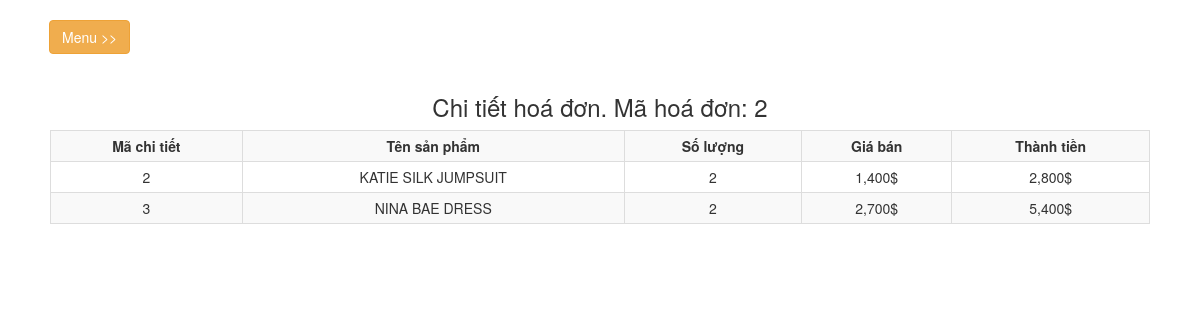
Page /admin/invoices_detail.php?id=2 (signed in) on the committed database.
### tables this page shows
CREATE TABLE `order_product` (
  `order_product_id` int(11) NOT NULL,
  `order_id` int(11) NOT NULL,
  `product_id` int(11) NOT NULL,
  `quantity` int(11) NOT NULL,
  `price` float NOT NULL,
  `total` float NOT NULL
);

CREATE TABLE `product` (
  `product_id` int(11) NOT NULL,
  `name` varchar(100) NOT NULL,
  `size` varchar(100) NOT NULL,
  `category_id` int(11) NOT NULL,
  `supplier_id` int(11) NOT NULL,
  `price` float NOT NULL,
  `color` varchar(100) NOT NULL,
  `status` varchar(100) NOT NULL,
  `quantity` int(11) NOT NULL,
  `image` varchar(255) DEFAULT NULL,
  `description` text,
  `date_added` date NOT NULL,
  `date_modified` date NOT NULL
);

### admin/invoices_detail.php (the view, shortened to what this page needs)
<?php session_start();
if(isset($_SESSION['login_user']) && $_SESSION['login_user']==1)
{
?>
<!DOCTYPE html>
<html lang="en">
<head>
    <link href="../css/bootstrap.min.css" rel="stylesheet">
    <link href="../css/simple-sidebar.css" rel="stylesheet">
</head>
<body>
	<div id="wrapper">
        <div id="page-content-wrapper">
            <div class="container-fluid">
                <div class="row">
                    <div class="col-lg-12">
                        <a href="#menu-toggle" class="btn btn-warning" id="menu-toggle" style="margin-bottom: 20px;  margin-left: 14px;">Menu >></a>
                    </div>
                    <div class="clearfix"></div>
                </div>
                <h3 align="center">Chi tiết hoá đơn. Mã hoá đơn: <?php echo $_GET['id'] ?></h3>
                <?php
                $id = $_GET['id'];
                require("../connect.php");
                $sql = "Select `order_product`.`order_product_id` as order_product_id, `order_product`.`quantity` as quantity, `order_product`.`price` as price, `total`, `product`.`name` as name from `order_product` join `product` on `order_product`.`product_id` = `product`.`product_id` where `order_id` =".$id;
                $ketquatruyvan = $conn->query($sql);
                ?>
                <div class="container-fluid">
                    <table class="table table-striped table-bordered table-hover table-condensed table-reponsive" style="text-align: center;">
                        <tr>
                            <th>Mã chi tiết</th>
                            <th>Tên sản phẩm</th>
                            <th>Số lượng</th>
                            <th>Giá bán</th>
                            <th>Thành tiền</th>
                        </tr>
                    <?php
                    if($ketquatruyvan->num_rows > 0){
                    while($cthoadon = $ketquatruyvan->fetch_assoc()){
                    ?>
                        <tr>
                            <td><?php echo $cthoadon['order_product_id']; ?></td>
                            <td><?php echo $cthoadon['name']; ?></td>
                            <td><?php echo $cthoadon['quantity']; ?></td>
                            <td><?php echo number_format($cthoadon['price'], 0, '', ',');?>$</td>
                            <td><?php echo number_format($cthoadon['total'], 0, '', ',');?>$</td>
                        </tr>
                    <?php
                    }}?>
                    </table>
                </div>
            </div>
        </div>
    </div>
</body>
</html>
<?php
}else{
    echo
    "<script>
    alert('Bạn cần đăng nhập để quản trị');
    window.location = 'index.php';
    </script>";
}
?>

### css/simple-sidebar.css (style rules this page uses)
body { overflow-x: hidden; }
#wrapper { padding-left: 0; -webkit-transition: all 0.5s ease; -moz-transition: all 0.5s ease; -o-transition: all 0.5s ease; transition: all 0.5s ease; }
#page-content-wrapper { width: 100%; position: absolute; padding: 15px; }
@media (min-width:768px) { #wrapper { padding-left: 0; } }
@media (min-width:768px) { #page-content-wrapper { padding: 20px; position: relative; } }

### admin/invoices_detail.php (style rules this page uses)
th { text-align: center; }

### rows in the picture
order_product: order_product_id "2", product.name "KATIE SILK JUMPSUIT", quantity "2", price "1,400", total "2,800"
order_product: order_product_id "3", product.name "NINA BAE DRESS", quantity "2", price "2,700", total "5,400"

### other values in the picture
$_GET['id'] "2"
